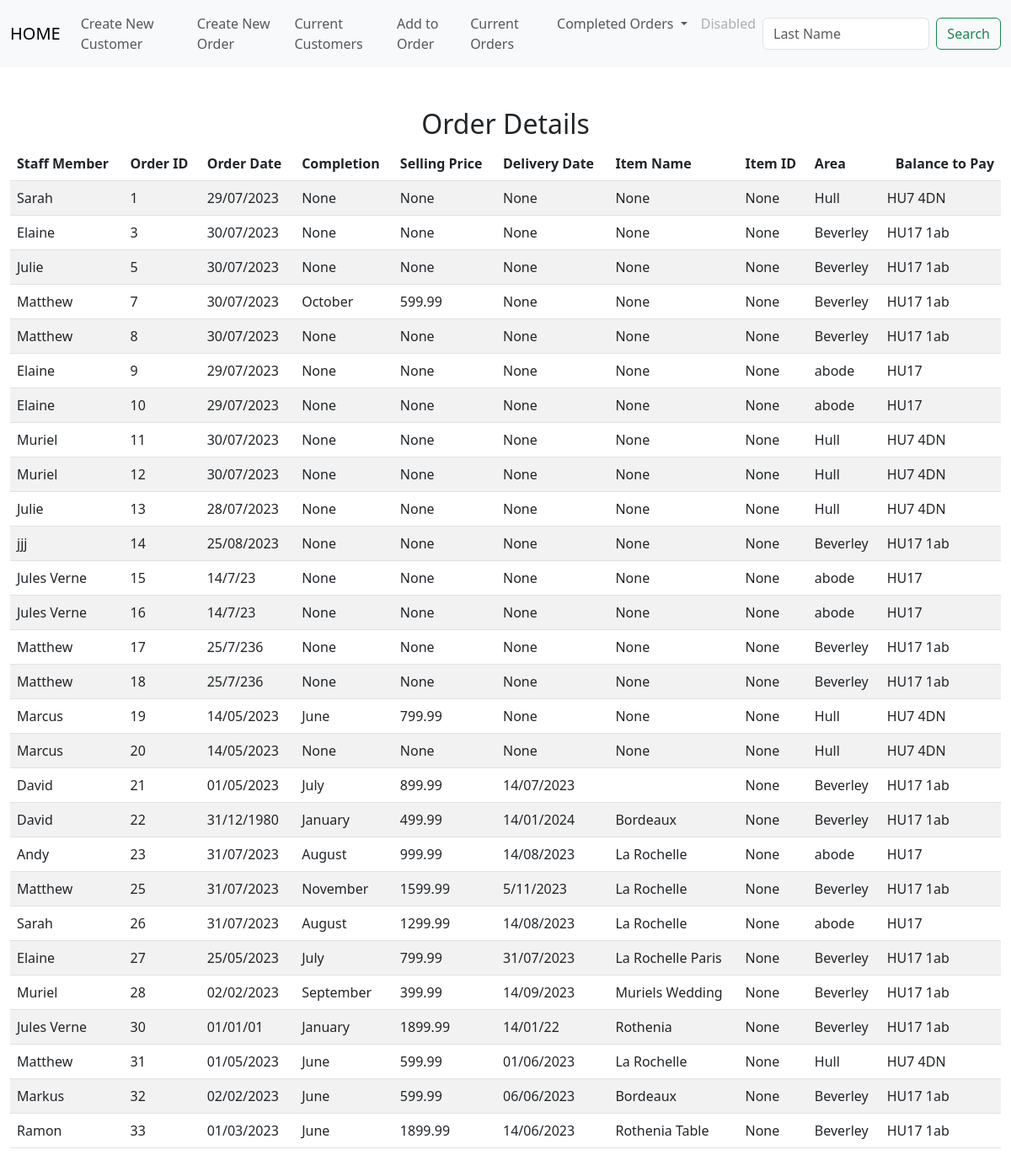
The page /list_of_orders on the database its author committed.
### tables this page shows
CREATE TABLE orders(order_id INTEGER PRIMARY KEY AUTOINCREMENT NOT NULL,  cust_id INTEGER, item_id INTEGER, staff_member TEXT, order_date DATETIME, customer_last_name TEXT, completion TEXT, delivery_date DATETIME, item_name TEXT, item_description TEXT, colour_finish TEXT, width INTEGER, depth INTEGER, height INTEGER, extra_details TEXT, selling_price DECIMAL, del_col_take TEXT );

CREATE TABLE customers(id INTEGER PRIMARY KEY AUTOINCREMENT NOT NULL, first_name TEXT, last_name TEXT, address_1 TEXT, address_2 TEXT, address_3 TEXT, postcode TEXT, telephone_1 TEXT, telephone_2 TEXT);

### app.py (the view)
@app.route("/list_of_orders", methods=["GET", "POST"])
def list_of_orders():
    if request.method == "POST":
        return render_template("list_of_orders.html")
    if request.method == "GET":
        ord_detail = db.execute("select * from orders join customers on orders.cust_id = customers.id;")
        return render_template("list_of_orders.html", ord_detail = ord_detail)

### app.py (called while the page is built)
@app.after_request
def after_request(response):
    response.headers["Cache-Control"] = "no-cache, no-store, must-revalidate"
    response.headers["Expires"] = 0
    response.headers["Pragma"] = "no-cache"
    return response

### templates/list_of_orders.html (shortened to what this page needs)
{% extends "layout.html" %}
{% block main %}
<div class="section">
    <h2>Order Details</h2>
    <table class="table table-striped">
        <thead>
            <tr>
                <th class="text-start">Staff Member</th>
                <th class="text-start">Order ID</th>
                <th class="text-start">Order Date</th>
                <th class="text-start">Completion</th>
                <th class="text-start">Selling Price</th>
                <th class="text-start">Delivery Date</th>
                <th class="text-start">Item Name</th>
                <th class="text-start">Item ID</th>
                <th class="text-start">Area</th>
                <th class="text-end">Balance to Pay</th>
            </tr>
        </thead>
        <tbody>
            {% for row in ord_detail %}
            <tr>
                <td class="text-start">{{ row["staff_member"] }}</td>
                <td class="text-start">{{ row["order_id"] }}</td>
                <td class="text-start">{{ row["order_date"] }}</td>
                <td class="text-start">{{ row["completion"] }}</td>
                <td class="text-start">{{ row["selling_price"] }}</td>
                <td class="text-start">{{ row["delivery_date"] }}</td>
                <td class="text-start">{{ row["item_name"] }}</td>
                <td class="text-start">{{ row["item_id"] }}</td>
                <td class="text-start">{{ row["address_3"] }}</td>
                <td class="text-start">{{ row["postcode"] }}</td>
                </tr>
            {% endfor %}
        </tbody>
    </div>
{% endblock %}

### rows shown on the page
orders: staff_member "Sarah", order_id "1", order_date "29/07/2023", completion "None", selling_price "None", delivery_date "None", item_name "None", item_id "None", address_3 "Hull", postcode "HU7 4DN"
orders: staff_member "Elaine", order_id "3", order_date "30/07/2023", completion "None", selling_price "None", delivery_date "None", item_name "None", item_id "None", address_3 "Beverley", postcode "HU17 1ab"
orders: staff_member "Julie", order_id "5", order_date "30/07/2023", completion "None", selling_price "None", delivery_date "None", item_name "None", item_id "None", address_3 "Beverley", postcode "HU17 1ab"
orders: staff_member "Matthew", order_id "7", order_date "30/07/2023", completion "October", selling_price "599.99", delivery_date "None", item_name "None", item_id "None", address_3 "Beverley", postcode "HU17 1ab"
orders: staff_member "Matthew", order_id "8", order_date "30/07/2023", completion "None", selling_price "None", delivery_date "None", item_name "None", item_id "None", address_3 "Beverley", postcode "HU17 1ab"
orders: staff_member "Elaine", order_id "9", order_date "29/07/2023", completion "None", selling_price "None", delivery_date "None", item_name "None", item_id "None", address_3 "abode", postcode "HU17"
orders: staff_member "Elaine", order_id "10", order_date "29/07/2023", completion "None", selling_price "None", delivery_date "None", item_name "None", item_id "None", address_3 "abode", postcode "HU17"
orders: staff_member "Muriel", order_id "11", order_date "30/07/2023", completion "None", selling_price "None", delivery_date "None", item_name "None", item_id "None", address_3 "Hull", postcode "HU7 4DN"
orders: staff_member "Muriel", order_id "12", order_date "30/07/2023", completion "None", selling_price "None", delivery_date "None", item_name "None", item_id "None", address_3 "Hull", postcode "HU7 4DN"
orders: staff_member "Julie", order_id "13", order_date "28/07/2023", completion "None", selling_price "None", delivery_date "None", item_name "None", item_id "None", address_3 "Hull", postcode "HU7 4DN"
orders: staff_member "jjj", order_id "14", order_date "25/08/2023", completion "None", selling_price "None", delivery_date "None", item_name "None", item_id "None", address_3 "Beverley", postcode "HU17 1ab"
orders: staff_member "Jules Verne", order_id "15", order_date "14/7/23", completion "None", selling_price "None", delivery_date "None", item_name "None", item_id "None", address_3 "abode", postcode "HU17"
orders: staff_member "Jules Verne", order_id "16", order_date "14/7/23", completion "None", selling_price "None", delivery_date "None", item_name "None", item_id "None", address_3 "abode", postcode "HU17"
orders: staff_member "Matthew", order_id "17", order_date "25/7/236", completion "None", selling_price "None", delivery_date "None", item_name "None", item_id "None", address_3 "Beverley", postcode "HU17 1ab"
orders: staff_member "Matthew", order_id "18", order_date "25/7/236", completion "None", selling_price "None", delivery_date "None", item_name "None", item_id "None", address_3 "Beverley", postcode "HU17 1ab"
orders: staff_member "Marcus", order_id "19", order_date "14/05/2023", completion "June", selling_price "799.99", delivery_date "None", item_name "None", item_id "None", address_3 "Hull", postcode "HU7 4DN"
orders: staff_member "Marcus", order_id "20", order_date "14/05/2023", completion "None", selling_price "None", delivery_date "None", item_name "None", item_id "None", address_3 "Hull", postcode "HU7 4DN"
orders: staff_member "David", order_id "21", order_date "01/05/2023", completion "July", selling_price "899.99", delivery_date "14/07/2023", item_id "None", address_3 "Beverley", postcode "HU17 1ab"
orders: staff_member "David", order_id "22", order_date "31/12/1980", completion "January", selling_price "499.99", delivery_date "14/01/2024", item_name "Bordeaux", item_id "None", address_3 "Beverley", postcode "HU17 1ab"
orders: staff_member "Andy", order_id "23", order_date "31/07/2023", completion "August", selling_price "999.99", delivery_date "14/08/2023", item_name "La Rochelle", item_id "None", address_3 "abode", postcode "HU17"
orders: staff_member "Matthew", order_id "25", order_date "31/07/2023", completion "November", selling_price "1599.99", delivery_date "5/11/2023", item_name "La Rochelle", item_id "None", address_3 "Beverley", postcode "HU17 1ab"
orders: staff_member "Sarah", order_id "26", order_date "31/07/2023", completion "August", selling_price "1299.99", delivery_date "14/08/2023", item_name "La Rochelle", item_id "None", address_3 "abode", postcode "HU17"
orders: staff_member "Elaine", order_id "27", order_date "25/05/2023", completion "July", selling_price "799.99", delivery_date "31/07/2023", item_name "La Rochelle Paris", item_id "None", address_3 "Beverley", postcode "HU17 1ab"
orders: staff_member "Muriel", order_id "28", order_date "02/02/2023", completion "September", selling_price "399.99", delivery_date "14/09/2023", item_name "Muriels Wedding", item_id "None", address_3 "Beverley", postcode "HU17 1ab"
orders: staff_member "Jules Verne", order_id "30", order_date "01/01/01", completion "January", selling_price "1899.99", delivery_date "14/01/22", item_name "Rothenia", item_id "None", address_3 "Beverley", postcode "HU17 1ab"
orders: staff_member "Matthew", order_id "31", order_date "01/05/2023", completion "June", selling_price "599.99", delivery_date "01/06/2023", item_name "La Rochelle", item_id "None", address_3 "Hull", postcode "HU7 4DN"
orders: staff_member "Markus", order_id "32", order_date "02/02/2023", completion "June", selling_price "599.99", delivery_date "06/06/2023", item_name "Bordeaux", item_id "None", address_3 "Beverley", postcode "HU17 1ab"
orders: staff_member "Ramon", order_id "33", order_date "01/03/2023", completion "June", selling_price "1899.99", delivery_date "14/06/2023", item_name "Rothenia Table", item_id "None", address_3 "Beverley", postcode "HU17 1ab"
